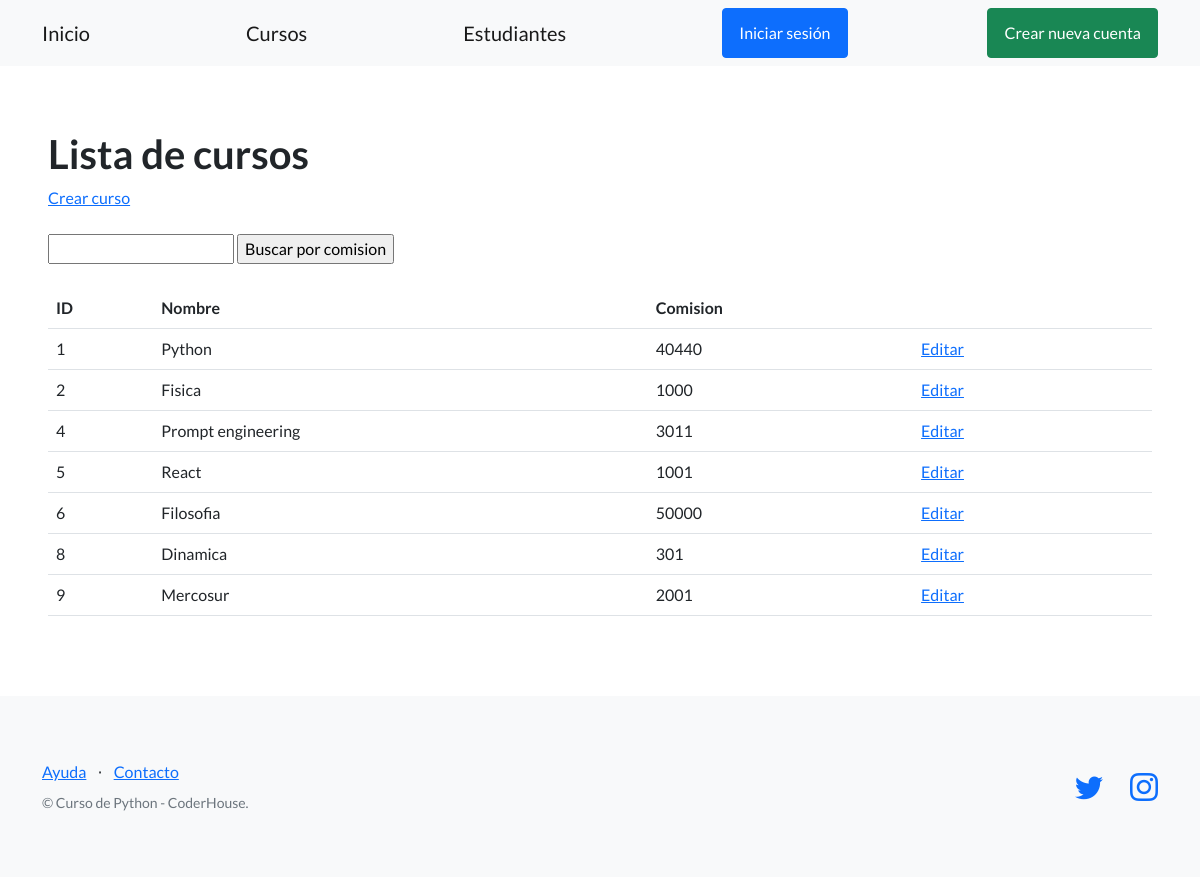
The app's page /estudios/cursos/ with its own data.
### control_estudios/models.py (models this page shows, shortened)
class Curso(models.Model):
    nombre = models.CharField(max_length=64)  # Equivalente de str
    comision = models.IntegerField()  # Equivalent de int
    creador = models.ForeignKey(User, on_delete=models.SET_NULL, null=True)

### control_estudios/views.py (the view)
# urls.py: path("cursos/", listar_cursos, name="lista_cursos"),
def listar_cursos(request):
    contexto = {
        "cursos": Curso.objects.all(),
    }
    http_response = render(
        request=request,
        template_name='control_estudios/lista_cursos.html',
        context=contexto,
    )
    return http_response

### control_estudios/templates/control_estudios/lista_cursos.html (shortened to what this page needs)
{% extends "control_estudios/base.html" %}
{% block contenido %}
<section>
  <div>
    <h1>Lista de cursos</h1>
    <a href="{% url 'crear_curso' %}">Crear curso</a>
    <br><br>
    <form action="{% url 'buscar_cursos' %}" method="post">
      <input type="text" name="busqueda">
      <input type="submit" value="Buscar por comision">
    </form>
    <br>
    <table class="table">
      <tbody>
        <tr>
          <th>ID</th>
          <th>Nombre</th>
          <th>Comision</th>
          <th></th>
          <th></th>
        </tr>
        {% for curso in cursos %}
        <tr>
          <td>{{ curso.id }}</td>
          <td>{{ curso.nombre }}</td>
          <td>{{ curso.comision }}</td>
          <td>
            <a href="{% url 'editar_curso' curso.id %}">Editar</a>
          </td>
          <td>
          </td>
        </tr>
        {% endfor %}
      </tbody>
    </table>
  </div>
</section>
{% endblock contenido %}

### records on screen
Curso: id "1", nombre "Python", comision "40440"
Curso: id "2", nombre "Fisica", comision "1000"
Curso: id "4", nombre "Prompt engineering", comision "3011"
Curso: id "5", nombre "React", comision "1001"
Curso: id "6", nombre "Filosofia", comision "50000"
Curso: id "8", nombre "Dinamica", comision "301"
Curso: id "9", nombre "Mercosur", comision "2001"
